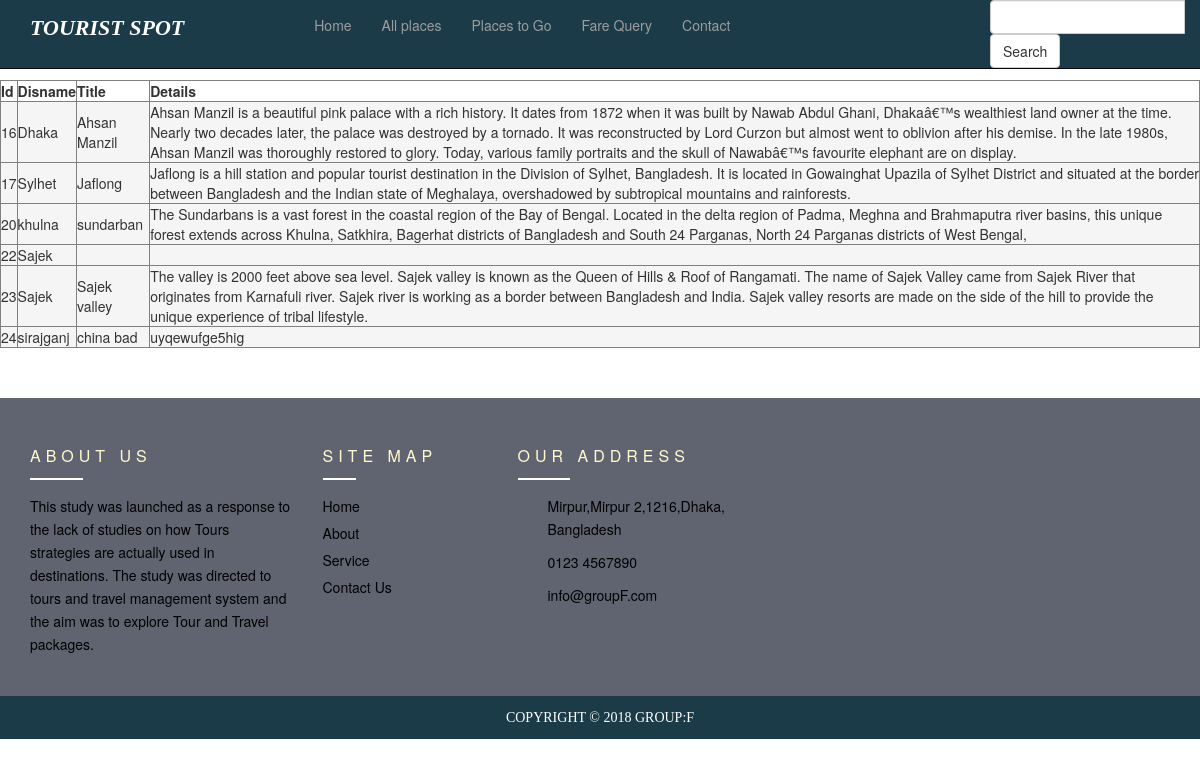
Page /Question/question.php on the committed database.
### tables this page shows
CREATE TABLE `farename` (
  `id` int(11) NOT NULL,
  `disname` varchar(255) NOT NULL,
  `Title` varchar(255) NOT NULL,
  `details` text NOT NULL
);

### Question/question.php (the view, shortened to what this page needs)
<!DOCTYPE html>
<html lang="en">
<head>
    <link href="../css/bootstrap.min.css" rel="stylesheet">
    <link href="../css/blog-home.css" rel="stylesheet">
    <link href="../style.css" rel="stylesheet">
</head>
<body>
<nav style="background:#1b3b48" class="navbar navbar-inverse navbar-fixed-top" role="navigation">
    <div class="container">
        <div class="navbar-header">
            <a class="navbar-brand" style="color:white;margin-right:100px;margin-bottom: 10px;font:italic bold 22px Georgia, serif;" href="../index.php"><b >TOURIST SPOT</b></a>
        </div>
        <div class="collapse navbar-collapse" id="bs-example-navbar-collapse-1">
            <ul class="nav navbar-nav">
                <li>
                    <a href="../index.php">Home</a>
                </li>
                <li>
                    <a href="#">All places</a>
                </li>
                <li>
                    <a href="../gallery.php">Places to Go</a>
                </li>
                <li>
                    <a href="../fare.php"> Fare Query</a>
                </li>
                <li>
                    <a href="../contact/contact.html">Contact</a>
                </li>
            </ul>
            <ul class="nav navbar-nav navbar-right">
                <form action="sample.php" method="post">
                    <div class="input-group">
                    <input type="text" class="form-control" name="search" /><br />
                    <input class="btn btn-default" type="submit" name="btn" value="Search" />
                </form>
            </ul>
        </div>
    </div>
</nav>
  <div align="center">
      <?php
      $host="localhost";
      $user="root";
      $pwd="";
      $dbname="amarproshno";
      $con=mysqli_connect($host,$user,$pwd,$dbname);
      $sqlShow="SELECT * FROM `farename` ORDER BY id ASC";
      $qryShow= mysqli_query($con,$sqlShow);
      $numShow =mysqli_num_rows($qryShow);
      if($numShow>0)
      {
          ?>
          <table border = "1" >
              <tr >
                  <h5>
                  <th>Id </th>
                  <th> Disname </th>
                      <th> Title </th>
                  <th> Details </th>
                  </h5>
              </tr>
              <?php while($recShow = mysqli_fetch_object($qryShow)){?>
                  <tr style ="background: whitesmoke;">
                      <td><?php echo $recShow->id; ?></td>
                      <td><?php echo $recShow->disname; ?></td>
                      <td><?php echo $recShow->Title ; ?></td>
                      <td><?php echo $recShow->details ; ?></td>
                  </tr>
              <?php }?>
          </table>
          <?php
      }
      else{
          echo "no Data Found" ;
      }
      ?>
  </div>
<footer class="footer">
    <div class="footer-top">
        <div class="container">
            <div class="row footer-top-inner">
                <div class="col-sm-3">
                    <div class="footer-text">
                        <h4>About us</h4>
                        <p>
                            This study was launched as a response to the lack of studies on how Tours strategies are actually used in destinations. The study was directed to tours and travel management system and the aim was to explore Tour and Travel packages.
                        </p>
                    </div>
                </div>
                <div class="col-sm-2">
                    <div class="footer-menu">
                        <h4>Site Map</h4>
                        <ul>
                            <li><a href="../index.php">Home</a></li>
                            <li><a href="#">About</a></li>
                            <li><a href="#">Service</a></li>
                            <li><a href="#">Contact Us</a></li>
                        </ul>
                    </div>
                </div>
                <div class="col-sm-3">
                    <div class="footer-address">
                        <h4>Our Address</h4>
                        <ul>
                            <li>
                                <a  class="house-ico" href="#">
                                    Mirpur,Mirpur 2,1216,Dhaka, Bangladesh
                                </a>
                            </li>
                            <li>
                                <a class="phone-ico" href="#">
                                    0123 4567890
                                </a>
                            </li>
                            <li>
                                <a class="msge-ico" href="#">
                                    info@groupF.com
                                </a>
                            </li>
                        </ul>
                    </div>
                </div>
            </div>
        </div>
    </div>
    <div class="footer-bottom">
        <div class="container">
            <div class="col-xs-12">
                <h5>Copyright © 2018 <a target="_new" href="">Group:F</a></h5>
            </div>
        </div>
    </div>
</footer>
</body>
</html>

### css/blog-home.css (style rules this page uses)
body { padding-top: 70px; }
footer { margin: 50px 0; }

### style.css (style rules this page uses)
nav { background-color: blue; }
.footer, .footer a { font-size: 14px; line-height: 23px; color: black; }
.footer h4 { text-transform: uppercase; font-size: 16px; line-height: 15px; color: lemonchiffon; letter-spacing: 5px; margin: 0px; }
.footer h4:after { content: ''; background: #fff; width: 20%; height: 2px; display: block; margin: 15px 0px; }
.footer ul { list-style-type: none; padding: 0px; }
.footer-top { background: #606470; text-align: left; padding: 50px 0 30px; }
.footer-menu a { display: inline-block; line-height: 15px; margin-bottom: 8px; }
.footer-address a { padding-left: 30px; display: inline-block; vertical-align: top; position: relative; margin-bottom: 10px; }
.footer-address a.house-ico:before { font-family: 'FontAwesome'; content: '\f015'; position: absolute; font-size: 16px; left: 0; }
.footer-address a.phone-ico:before { font-family: 'FontAwesome'; content: '\f095'; position: absolute; font-size: 16px; left: 0; }
.footer-address a.msge-ico:before { font-family: 'FontAwesome'; content: '\f0e0'; position: absolute; font-size: 16px; left: 0; }
.footer-bottom { text-align: center; background: #1b3b48; padding: 10px; text-transform: uppercase; }
.footer-bottom h5 { line-height: 16px; font-size: 14px; color: #fff; font-family: 'RalewayLight'; margin: 0; font-weight: normal; }
.footer-bottom h5 a { color: #fff; }

### rows in the picture
farename: id "16", disname "Dhaka", Title "Ahsan Manzil", details "Ahsan Manzil is a beautiful pink palace with a rich history. It dates from 1872 when it was built by Nawab Abdul Ghani, Dhakaâ€™s wealthiest land owner at the time. Nearly two decades later, the palace was destroyed by a tornado. It was reconstructed by Lord Curzon but almost went to oblivion after his demise. In the late 1980s, Ahsan Manzil was thoroughly restored to glory. Today, various family portraits and the skull of Nawabâ€™s favourite elephant are on display."
farename: id "17", disname "Sylhet", Title "Jaflong", details "Jaflong is a hill station and popular tourist destination in the Division of Sylhet, Bangladesh. It is located in Gowainghat Upazila of Sylhet District and situated at the border between Bangladesh and the Indian state of Meghalaya, overshadowed by subtropical mountains and rainforests."
farename: id "20", disname "khulna", Title "sundarban", details "The Sundarbans is a vast forest in the coastal region of the Bay of Bengal. Located in the delta region of Padma, Meghna and Brahmaputra river basins, this unique forest extends across Khulna, Satkhira, Bagerhat districts of Bangladesh and South 24 Parganas, North 24 Parganas districts of West Bengal,"
farename: id "22", disname "Sajek"
farename: id "23", disname "Sajek", Title "Sajek valley", details "The valley is 2000 feet above sea level. Sajek valley is known as the Queen of Hills & Roof of Rangamati. The name of Sajek Valley came from Sajek River that originates from Karnafuli river. Sajek river is working as a border between Bangladesh and India. Sajek valley resorts are made on the side of the hill to provide the unique experience of tribal lifestyle."
farename: id "24", disname "sirajganj", Title "china bad", details "uyqewufge5hig"
